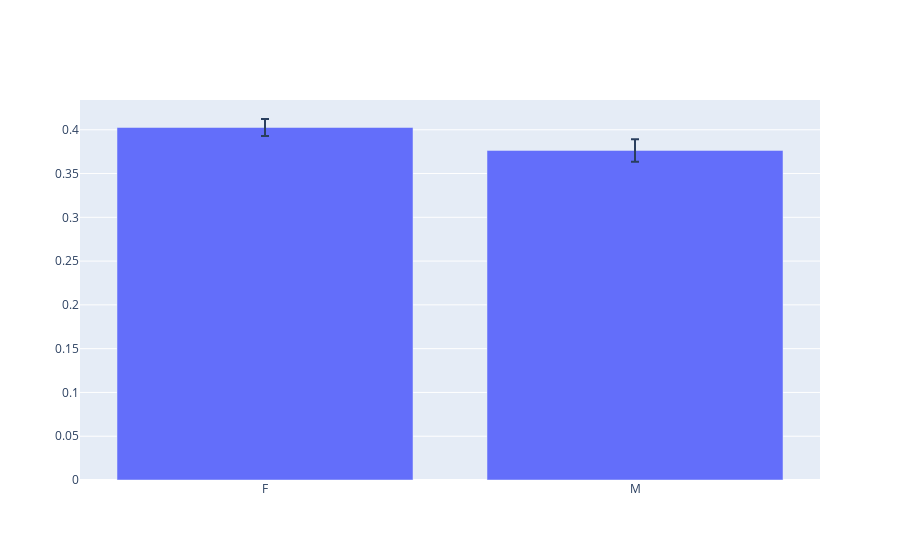

Notebook cell for this chart:
### Code cell
import plotly.express as px
data_to_plot = characters_grouped.groupby('actor_gender').mean().reset_index()

fig = go.Figure()
fig.add_trace(go.Bar(
    name='Male',
    x=data_to_plot.actor_gender, y=data_to_plot.mentionned_in_the_plot,
    error_y=dict(type='data', array=[mean_M.confidence_interval.high - mean_M.confidence_interval.low, 
                                     mean_F.confidence_interval.high - mean_F.confidence_interval.low])
))
fig.show()

### Figure 1 — Plotly figure (JSON) as saved in the notebook; plotly's stock layout.template omitted (floating-point values rounded to 4 significant figures)
{"data": [{"error_y": {"array": [0.00967, 0.01284], "type": "data"}, "name": "Male", "type": "bar", "x": ["F", "M"], "y": [0.4026, 0.3764]}], "layout": {}}
